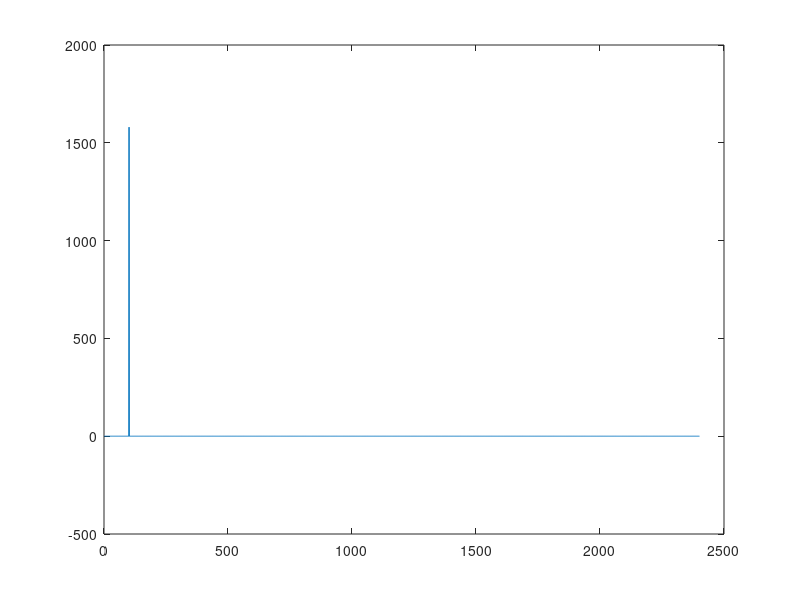
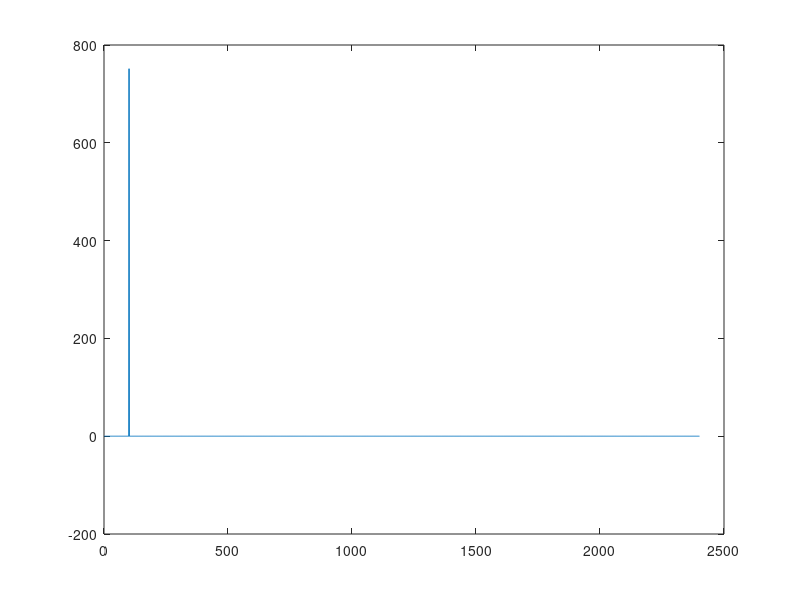

The MATLAB script that drew these images, in order:
% fourierTransform.m
% 11/4/20
clear;clc;

Fs = 4800; Ts = 1/Fs;
t = [0:Ts:1-Ts].';
f = 100;

A = 0.729;
phase = 0.444;

x = A * cos(2*pi*f*t + phase); % put in garbage values for A, phi
% in our analysis, we want to find A, phi values

Xc = zeros(2401,1); % analysis with cosine
Xs = zeros(2401,1); % " " " " " " " sine

N = length(x);

for k = 0:Fs/2
    
    f = k*Fs/N;
    
    pc = cos(2*pi*f*t);
    ps = -sin(2*pi*f*t);
    
    Xc(k+1,1) = pc.' * x;
    Xs(k+1,1) = ps.' * x;
end

plot(Xc); figure; plot(Xs);

v = (2/N) * Xs(101,1); % scale down values according to length of signal
h = (2/N) * Xc(101,1);

A = sqrt(v^2 + h^2)
phase = atan(v/h)

